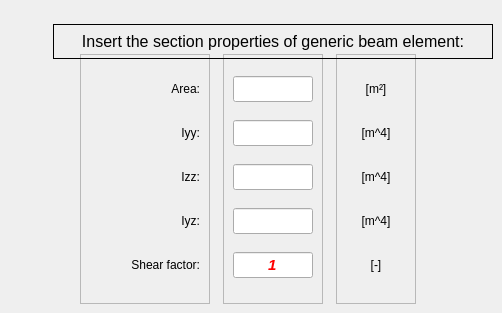
      <widget class="QWidget" name="tab_generic_section">
       <attribute name="title">
        <string>Generic</string>
       </attribute>
       <widget class="QFrame" name="frame_7">
        <property name="geometry">
         <rect>
          <x>223</x>
          <y>54</y>
          <width>100</width>
          <height>250</height>
         </rect>
        </property>
        <property name="minimumSize">
         <size>
          <width>100</width>
          <height>250</height>
         </size>
        </property>
        <property name="maximumSize">
         <size>
          <width>100</width>
          <height>250</height>
         </size>
        </property>
        <property name="frameShape">
         <enum>QFrame::StyledPanel</enum>
        </property>
        <property name="frameShadow">
         <enum>QFrame::Raised</enum>
        </property>
        <layout class="QVBoxLayout" name="verticalLayout">
         <item>
          <widget class="QLineEdit" name="lineEdit_area">
           <property name="minimumSize">
            <size>
             <width>80</width>
             <height>26</height>
            </size>
           </property>
           <property name="maximumSize">
            <size>
             <width>80</width>
             <height>26</height>
            </size>
           </property>
           <property name="font">
            <font>
             <family>Arial</family>
             <pointsize>11</pointsize>
             <weight>75</weight>
             <italic>true</italic>
             <bold>true</bold>
            </font>
           </property>
           <property name="focusPolicy">
            <enum>Qt::StrongFocus</enum>
           </property>
           <property name="styleSheet">
            <string notr="true">color: rgb(255, 0, 0);</string>
           </property>
           <property name="alignment">
            <set>Qt::AlignCenter</set>
           </property>
          </widget>
         </item>
         <item>
          <widget class="QLineEdit" name="lineEdit_Iyy">
           <property name="minimumSize">
            <size>
             <width>80</width>
             <height>26</height>
            </size>
           </property>
           <property name="maximumSize">
            <size>
             <width>80</width>
             <height>26</height>
            </size>
           </property>
           <property name="font">
            <font>
             <family>Arial</family>
             <pointsize>11</pointsize>
             <weight>75</weight>
             <italic>true</italic>
             <bold>true</bold>
            </font>
           </property>
           <property name="focusPolicy">
            <enum>Qt::StrongFocus</enum>
           </property>
           <property name="styleSheet">
            <string notr="true">color: rgb(255, 0, 0);</string>
           </property>
           <property name="alignment">
            <set>Qt::AlignCenter</set>
           </property>
          </widget>
         </item>
         <item>
          <widget class="QLineEdit" name="lineEdit_Izz">
           <property name="minimumSize">
            <size>
             <width>80</width>
             <height>26</height>
            </size>
           </property>
           <property name="maximumSize">
            <size>
             <width>80</width>
             <height>26</height>
            </size>
           </property>
           <property name="font">
            <font>
             <family>Arial</family>
             <pointsize>11</pointsize>
             <weight>75</weight>
             <italic>true</italic>
             <bold>true</bold>
            </font>
           </property>
           <property name="focusPolicy">
            <enum>Qt::StrongFocus</enum>
           </property>
           <property name="styleSheet">
            <string notr="true">color: rgb(255, 0, 0);</string>
           </property>
           <property name="alignment">
            <set>Qt::AlignCenter</set>
           </property>
          </widget>
         </item>
         <item>
          <widget class="QLineEdit" name="lineEdit_Iyz">
           <property name="minimumSize">
            <size>
             <width>80</width>
             <height>26</height>
            </size>
           </property>
           <property name="maximumSize">
            <size>
             <width>80</width>
             <height>26</height>
            </size>
           </property>
           <property name="font">
            <font>
             <family>Arial</family>
             <pointsize>11</pointsize>
             <weight>75</weight>
             <italic>true</italic>
             <bold>true</bold>
            </font>
           </property>
           <property name="focusPolicy">
            <enum>Qt::StrongFocus</enum>
           </property>
           <property name="styleSheet">
            <string notr="true">color: rgb(255, 0, 0);</string>
           </property>
           <property name="alignment">
            <set>Qt::AlignCenter</set>
           </property>
          </widget>
         </item>
         <item>
          <widget class="QLineEdit" name="lineEdit_shear_coefficient">
           <property name="minimumSize">
            <size>
             <width>80</width>
             <height>26</height>
            </size>
           </property>
           <property name="maximumSize">
            <size>
             <width>80</width>
             <height>26</height>
            </size>
           </property>
           <property name="font">
            <font>
             <family>Arial</family>
             <pointsize>11</pointsize>
             <weight>75</weight>
             <italic>true</italic>
             <bold>true</bold>
            </font>
           </property>
           <property name="focusPolicy">
            <enum>Qt::StrongFocus</enum>
           </property>
           <property name="styleSheet">
            <string notr="true">color: rgb(255, 0, 0);</string>
           </property>
           <property name="text">
            <string>1</string>
           </property>
           <property name="alignment">
            <set>Qt::AlignCenter</set>
           </property>
          </widget>
         </item>
        </layout>
       </widget>
       <widget class="QFrame" name="frame_8">
        <property name="geometry">
         <rect>
          <x>336</x>
          <y>54</y>
          <width>80</width>
          <height>250</height>
         </rect>
        </property>
        <property name="minimumSize">
         <size>
          <width>80</width>
          <height>250</height>
         </size>
        </property>
        <property name="maximumSize">
         <size>
          <width>80</width>
          <height>250</height>
         </size>
        </property>
        <property name="frameShape">
         <enum>QFrame::StyledPanel</enum>
        </property>
        <property name="frameShadow">
         <enum>QFrame::Raised</enum>
        </property>
        <layout class="QVBoxLayout" name="verticalLayout_2">
         <item>
          <widget class="QLabel" name="label_27">
           <property name="minimumSize">
            <size>
             <width>0</width>
             <height>26</height>
            </size>
           </property>
           <property name="maximumSize">
            <size>
             <width>16777215</width>
             <height>26</height>
            </size>
           </property>
           <property name="text">
            <string>[m²]</string>
           </property>
           <property name="alignment">
            <set>Qt::AlignCenter</set>
           </property>
          </widget>
         </item>
         <item>
          <widget class="QLabel" name="label_28">
           <property name="minimumSize">
            <size>
             <width>0</width>
             <height>26</height>
            </size>
           </property>
           <property name="maximumSize">
            <size>
             <width>16777215</width>
             <height>26</height>
            </size>
           </property>
           <property name="text">
            <string>[m^4]</string>
           </property>
           <property name="alignment">
            <set>Qt::AlignCenter</set>
           </property>
          </widget>
         </item>
         <item>
          <widget class="QLabel" name="label_29">
           <property name="minimumSize">
            <size>
             <width>0</width>
             <height>26</height>
            </size>
           </property>
           <property name="maximumSize">
            <size>
             <width>16777215</width>
             <height>26</height>
            </size>
           </property>
           <property name="text">
            <string>[m^4]</string>
           </property>
           <property name="alignment">
            <set>Qt::AlignCenter</set>
           </property>
          </widget>
         </item>
         <item>
          <widget class="QLabel" name="label_30">
           <property name="minimumSize">
            <size>
             <width>0</width>
             <height>26</height>
            </size>
           </property>
           <property name="maximumSize">
            <size>
             <width>16777215</width>
             <height>26</height>
            </size>
           </property>
           <property name="text">
            <string>[m^4]</string>
           </property>
           <property name="alignment">
            <set>Qt::AlignCenter</set>
           </property>
          </widget>
         </item>
         <item>
          <widget class="QLabel" name="label_40">
           <property name="minimumSize">
            <size>
             <width>0</width>
             <height>26</height>
            </size>
           </property>
           <property name="maximumSize">
            <size>
             <width>16777215</width>
             <height>26</height>
            </size>
           </property>
           <property name="text">
            <string>[-]</string>
           </property>
           <property name="alignment">
            <set>Qt::AlignCenter</set>
           </property>
          </widget>
         </item>
        </layout>
       </widget>
       <widget class="QFrame" name="frame_9">
        <property name="geometry">
         <rect>
          <x>80</x>
          <y>54</y>
          <width>130</width>
          <height>250</height>
         </rect>
        </property>
        <property name="minimumSize">
         <size>
          <width>130</width>
          <height>250</height>
         </size>
        </property>
        <property name="maximumSize">
         <size>
          <width>130</width>
          <height>250</height>
         </size>
        </property>
        <property name="frameShape">
         <enum>QFrame::StyledPanel</enum>
        </property>
        <property name="frameShadow">
         <enum>QFrame::Raised</enum>
        </property>
        <layout class="QVBoxLayout" name="verticalLayout_3">
         <item>
          <widget class="QLabel" name="label_31">
           <property name="minimumSize">
            <size>
             <width>110</width>
             <height>26</height>
            </size>
           </property>
           <property name="maximumSize">
            <size>
             <width>110</width>
             <height>26</height>
            </size>
           </property>
           <property name="text">
            <string>&lt;html&gt;&lt;head/&gt;&lt;body&gt;&lt;p align=&quot;right&quot;&gt;Area:&lt;/p&gt;&lt;/body&gt;&lt;/html&gt;</string>
           </property>
           <property name="alignment">
            <set>Qt::AlignCenter</set>
           </property>
          </widget>
         </item>
         <item>
          <widget class="QLabel" name="label_32">
           <property name="minimumSize">
            <size>
             <width>110</width>
             <height>26</height>
            </size>
           </property>
           <property name="maximumSize">
            <size>
             <width>110</width>
             <height>26</height>
            </size>
           </property>
           <property name="text">
            <string>&lt;html&gt;&lt;head/&gt;&lt;body&gt;&lt;p align=&quot;right&quot;&gt;Iyy:&lt;/p&gt;&lt;/body&gt;&lt;/html&gt;</string>
           </property>
           <property name="alignment">
            <set>Qt::AlignCenter</set>
           </property>
          </widget>
         </item>
         <item>
          <widget class="QLabel" name="label_33">
           <property name="minimumSize">
            <size>
             <width>110</width>
             <height>26</height>
            </size>
           </property>
           <property name="maximumSize">
            <size>
             <width>110</width>
             <height>26</height>
            </size>
           </property>
           <property name="text">
            <string>&lt;html&gt;&lt;head/&gt;&lt;body&gt;&lt;p align=&quot;right&quot;&gt;Izz:&lt;/p&gt;&lt;/body&gt;&lt;/html&gt;</string>
           </property>
           <property name="alignment">
            <set>Qt::AlignCenter</set>
           </property>
          </widget>
         </item>
         <item>
          <widget class="QLabel" name="label_34">
           <property name="minimumSize">
            <size>
             <width>110</width>
             <height>26</height>
            </size>
           </property>
           <property name="maximumSize">
            <size>
             <width>110</width>
             <height>26</height>
            </size>
           </property>
           <property name="text">
            <string>&lt;html&gt;&lt;head/&gt;&lt;body&gt;&lt;p align=&quot;right&quot;&gt;Iyz:&lt;/p&gt;&lt;/body&gt;&lt;/html&gt;</string>
           </property>
           <property name="alignment">
            <set>Qt::AlignCenter</set>
           </property>
          </widget>
         </item>
         <item>
          <widget class="QLabel" name="label_39">
           <property name="minimumSize">
            <size>
             <width>110</width>
             <height>26</height>
            </size>
           </property>
           <property name="maximumSize">
            <size>
             <width>110</width>
             <height>26</height>
            </size>
           </property>
           <property name="text">
            <string>&lt;html&gt;&lt;head/&gt;&lt;body&gt;&lt;p align=&quot;right&quot;&gt;Shear factor:&lt;/p&gt;&lt;/body&gt;&lt;/html&gt;</string>
           </property>
           <property name="alignment">
            <set>Qt::AlignCenter</set>
           </property>
          </widget>
         </item>
        </layout>
       </widget>
       <widget class="QLabel" name="label_44">
        <property name="geometry">
         <rect>
          <x>53</x>
          <y>24</y>
          <width>440</width>
          <height>35</height>
         </rect>
        </property>
        <property name="minimumSize">
         <size>
          <width>440</width>
          <height>35</height>
         </size>
        </property>
        <property name="maximumSize">
         <size>
          <width>440</width>
          <height>35</height>
         </size>
        </property>
        <property name="frameShape">
         <enum>QFrame::Box</enum>
        </property>
        <property name="frameShadow">
         <enum>QFrame::Plain</enum>
        </property>
        <property name="text">
         <string>&lt;html&gt;&lt;head/&gt;&lt;body&gt;&lt;p align=&quot;center&quot;&gt;&lt;span style=&quot; font-size:12pt;&quot;&gt;Insert the section properties of generic beam element:&lt;/span&gt;&lt;/p&gt;&lt;/body&gt;&lt;/html&gt;</string>
        </property>
        <property name="alignment">
         <set>Qt::AlignCenter</set>
        </property>
       </widget>
      </widget>
